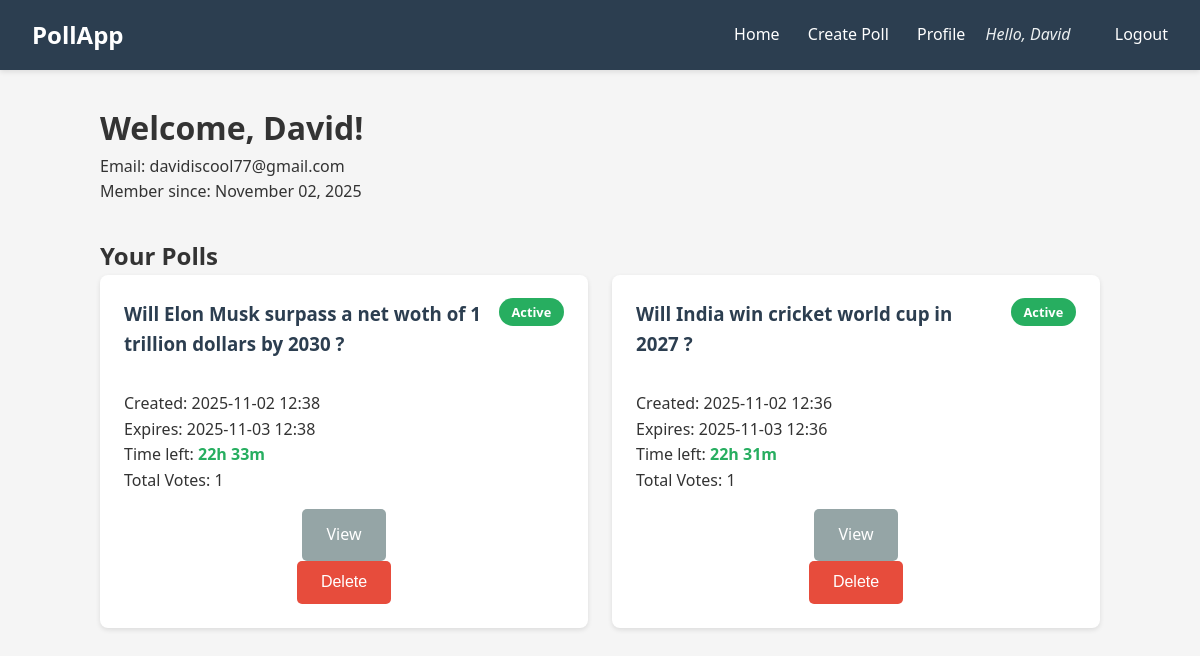
The app's page /profile (signed in) with its own data.
### models.py (models this page shows)
class User(UserMixin, db.Model):
    id = db.Column(db.Integer, primary_key=True)
    username = db.Column(db.String(80), unique=True, nullable=False)
    email = db.Column(db.String(120), unique=True, nullable=False)
    password_hash = db.Column(db.String(200), nullable=False)
    created_at = db.Column(db.DateTime, default=datetime.utcnow)
    polls = db.relationship('Poll', backref='creator', lazy=True)
    votes = db.relationship('Vote', backref='user', lazy=True)

class Poll(db.Model):
    id = db.Column(db.Integer, primary_key=True)
    question = db.Column(db.String(500), nullable=False)
    created_at = db.Column(db.DateTime, default=datetime.utcnow)
    expires_at = db.Column(db.DateTime, nullable=True)
    is_active = db.Column(db.Boolean, default=True)
    user_id = db.Column(db.Integer, db.ForeignKey('user.id'), nullable=False)
    options = db.relationship('Option', backref='poll', lazy=True, cascade='all, delete-orphan')

### app.py (the view)
@app.route('/profile')
@login_required
def profile():
    user_polls = Poll.query.filter_by(user_id=current_user.id).order_by(Poll.created_at.desc()).all()
    return render_template('profile.html', user_polls=user_polls, current_time=datetime.utcnow())

### app.py (called while the page is built)
@login_manager.user_loader
def load_user(user_id):
    return User.query.get(int(user_id))

### templates/profile.html (shortened to what this page needs)
{% extends "base.html" %}
{% block content %}
<div class="profile-container">
    <h1>Welcome, {{ current_user.username }}!</h1>
    <p>Email: {{ current_user.email }}</p>
    <p>Member since: {{ current_user.created_at.strftime('%B %d, %Y') }}</p>
    <div class="user-polls">
        <h2>Your Polls</h2>
        {% if user_polls %}
            <div class="polls-list">
                {% for poll in user_polls %}
                    <div class="poll-card {% if not poll.is_active %}poll-expired{% endif %}">
                        <div class="poll-header">
                            <h3>{{ poll.question }}</h3>
                            <div class="poll-status">
                                {% if poll.is_active %}
                                    <span class="status-active">Active</span>
                                {% else %}
                                    <span class="status-expired">Ended</span>
                                {% endif %}
                            </div>
                        </div>
                        <p>Created: {{ poll.created_at.strftime('%Y-%m-%d %H:%M') }}</p>
                        {% if poll.expires_at %}
                            <p>Expires: {{ poll.expires_at.strftime('%Y-%m-%d %H:%M') }}</p>
                            {% if poll.is_active %}
                                <p>Time left:
                                    <span class="time-left" data-expires="{{ poll.expires_at.isoformat() }}">
                                    </span>
                                </p>
                            {% endif %}
                        {% else %}
                            <p>No expiration</p>
                        {% endif %}
                        <p>Total Votes: {{ poll.options|sum(attribute='votes') }}</p>
                        <div class="poll-actions">
                            <a href="{{ url_for('view_poll', poll_id=poll.id) }}" class="btn btn-secondary">View</a>
                            <form action="{{ url_for('delete_poll', poll_id=poll.id) }}" method="POST" class="delete-form">
                                <button type="submit" class="btn btn-danger" onclick="return confirm('Are you sure you want to delete this poll?')">Delete</button>
                            </form>
                        </div>
                    </div>
                {% endfor %}
            </div>
        {% else %}
            <div class="no-polls">
                <p>You haven't created any polls yet. <a href="{{ url_for('create_poll') }}">Create your first poll!</a></p>
            </div>
        {% endif %}
    </div>
</div>
{% endblock %}

### templates/base.html (shortened to what this page needs)
<!DOCTYPE html>
<html lang="en">
<head>
    <link rel="stylesheet" href="{{ url_for('static', filename='style.css') }}">
</head>
<body>
    <nav class="navbar">
        <div class="nav-container">
            <h1 class="nav-logo">
                <a href="{{ url_for('index') }}" style="color: white; text-decoration: none;">
                    PollApp
                </a>
            </h1>
            <div class="nav-links">
                <a href="{{ url_for('index') }}">Home</a>
                {% if current_user.is_authenticated %}
                    <a href="{{ url_for('create_poll') }}">Create Poll</a>
                    <a href="{{ url_for('profile') }}">Profile</a>
                    <span class="user-welcome">Hello, {{ current_user.username }}</span>
                    <a href="{{ url_for('logout') }}">Logout</a>
                {% else %}
                    <a href="{{ url_for('login') }}">Login</a>
                    <a href="{{ url_for('register') }}">Register</a>
                {% endif %}
            </div>
        </div>
    </nav>
    <main class="container">
        {% block content %}{% endblock %}
    </main>
</body>
</html>

### static/style.css (style rules this page uses)
* { margin: 0; padding: 0; box-sizing: border-box; }
body { font-family: 'Segoe UI', Tahoma, Geneva, Verdana, sans-serif; line-height: 1.6; color: #333; background-color: #f5f5f5; }
.navbar { background: #2c3e50; color: white; padding: 1rem 0; box-shadow: 0 2px 5px rgba(0,0,0,0.1); }
.nav-container { max-width: 1200px; margin: 0 auto; padding: 0 2rem; display: flex; justify-content: space-between; align-items: center; }
.nav-logo { font-size: 1.5rem; font-weight: bold; }
.nav-logo a { color: white; text-decoration: none; }
.nav-links a { color: white; text-decoration: none; margin-left: 1.5rem; transition: color 0.3s; }
.user-welcome { color: #ecf0f1; margin: 0 1rem; font-style: italic; }
.container { max-width: 1200px; margin: 2rem auto; padding: 0 2rem; }
.btn { display: inline-block; padding: 0.8rem 1.5rem; border: none; border-radius: 5px; text-decoration: none; font-size: 1rem; cursor: pointer; transition: all 0.3s; text-align: center; }
.btn-secondary { background: #95a5a6; color: white; }
.btn-danger { background: #e74c3c; color: white; }
.polls-list { display: grid; grid-template-columns: repeat(auto-fill, minmax(350px, 1fr)); gap: 1.5rem; }
.poll-card { background: white; padding: 1.5rem; border-radius: 8px; box-shadow: 0 2px 5px rgba(0,0,0,0.1); transition: transform 0.3s; }
.poll-header { display: flex; justify-content: space-between; align-items: flex-start; margin-bottom: 1rem; }
.poll-card h3 { color: #2c3e50; margin-bottom: 1rem; flex: 1; margin-right: 1rem; }
.poll-status { margin-left: auto; }
.status-active { background: #27ae60; color: white; padding: 0.3rem 0.8rem; border-radius: 20px; font-size: 0.8rem; font-weight: bold; }
.time-left { color: #27ae60; font-weight: bold; }
.poll-actions { margin-top: 1rem; text-align: center; }
.profile-container { max-width: 1000px; margin: 0 auto; }
.user-polls { margin-top: 2rem; }
.delete-form { margin: 0; }

### records on screen
User: username "David", email "davidiscool77@gmail.com", created_at "November 02, 2025"
Poll: question "Will Elon Musk surpass a net woth of 1 trillion dollars by 2030 ?", is_active "Active", created_at "2025-11-02 12:38", expires_at "2025-11-03 12:38", options|sum "1"
Poll: question "Will India win cricket world cup in 2027 ?", is_active "Active", created_at "2025-11-02 12:36", expires_at "2025-11-03 12:36", options|sum "1"
